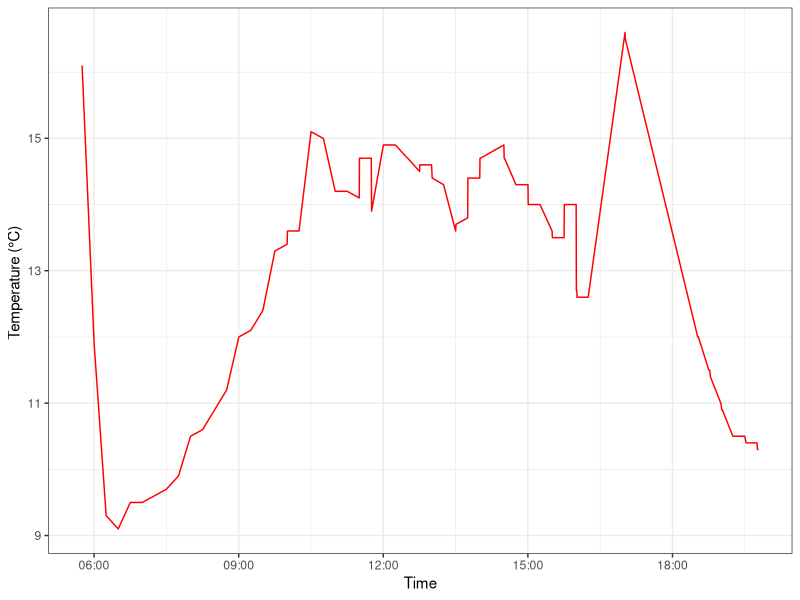
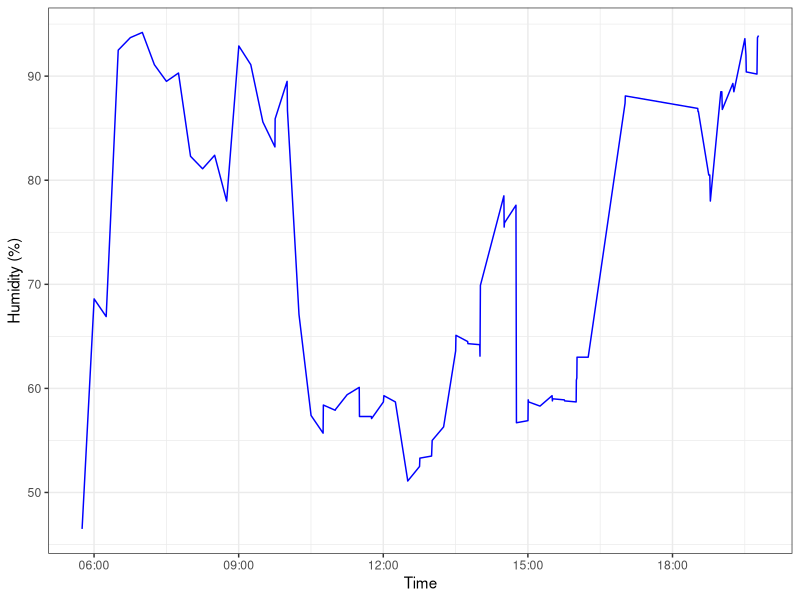

Reproduce these figures in R, in order.
## ---- chunk 1

library(readr)
library(zoo)
data<-read_csv("feeds.csv")
data$Date<-as.POSIXct(strptime(data$Date, format="%Y-%M-%d %H:%M:%S"))
#str(data)
#plot(data$Date , data$Humidity...)

library(ggplot2)
T<-ggplot(data, aes(Date)) + 
  geom_line(aes(y = Temperature), colour = ("red")) +
  theme_bw()
T + ylab("Temperature (°C) ") + xlab ("Time")

H<-ggplot(data, aes(Date)) +
  geom_line (aes(y= Humidity), colour = ("blue"))+
  theme_bw()
H+ ylab("Humidity (%)") + xlab ("Time")


